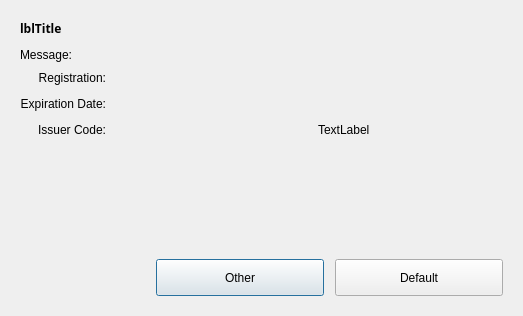
<?xml version="1.0" encoding="UTF-8"?>
<ui version="4.0">
 <class>Dialog</class>
 <widget class="QDialog" name="Dialog">
  <property name="geometry">
   <rect>
    <x>0</x>
    <y>0</y>
    <width>523</width>
    <height>316</height>
   </rect>
  </property>
  <property name="windowTitle">
   <string>Dialog</string>
  </property>
  <property name="autoFillBackground">
   <bool>false</bool>
  </property>
  <layout class="QVBoxLayout" name="verticalLayout_2">
   <item>
    <widget class="QFrame" name="frContainer">
     <property name="frameShape">
      <enum>QFrame::NoFrame</enum>
     </property>
     <property name="frameShadow">
      <enum>QFrame::Raised</enum>
     </property>
     <layout class="QVBoxLayout" name="verticalLayout">
      <item>
       <layout class="QHBoxLayout" name="DialogTitle">
        <property name="bottomMargin">
         <number>5</number>
        </property>
        <item>
         <widget class="QLabel" name="lblTitle">
          <property name="sizePolicy">
           <sizepolicy hsizetype="Preferred" vsizetype="Preferred">
            <horstretch>0</horstretch>
            <verstretch>0</verstretch>
           </sizepolicy>
          </property>
          <property name="maximumSize">
           <size>
            <width>16777215</width>
            <height>45</height>
           </size>
          </property>
          <property name="font">
           <font>
            <family>Century Gothic</family>
            <weight>75</weight>
            <bold>true</bold>
           </font>
          </property>
          <property name="text">
           <string>lblTitle</string>
          </property>
         </widget>
        </item>
       </layout>
      </item>
      <item>
       <widget class="QLabel" name="lblMessage">
        <property name="text">
         <string>Message:</string>
        </property>
       </widget>
      </item>
      <item>
       <layout class="QHBoxLayout" name="horizontalLayout">
        <item>
         <layout class="QGridLayout" name="gridLayout">
          <item row="0" column="0">
           <widget class="QLabel" name="lblRegistrationTitle">
            <property name="text">
             <string>Registration:</string>
            </property>
            <property name="alignment">
             <set>Qt::AlignRight|Qt::AlignTrailing|Qt::AlignVCenter</set>
            </property>
           </widget>
          </item>
          <item row="0" column="1">
           <widget class="QFrame" name="txtRegistrationValue">
            <property name="sizePolicy">
             <sizepolicy hsizetype="Fixed" vsizetype="Preferred">
              <horstretch>1</horstretch>
              <verstretch>0</verstretch>
             </sizepolicy>
            </property>
            <property name="minimumSize">
             <size>
              <width>200</width>
              <height>20</height>
             </size>
            </property>
            <property name="frameShape">
             <enum>QFrame::NoFrame</enum>
            </property>
            <property name="frameShadow">
             <enum>QFrame::Raised</enum>
            </property>
           </widget>
          </item>
          <item row="1" column="0">
           <widget class="QLabel" name="lblExpirationDateTitle">
            <property name="text">
             <string>Expiration Date:</string>
            </property>
            <property name="alignment">
             <set>Qt::AlignRight|Qt::AlignTrailing|Qt::AlignVCenter</set>
            </property>
           </widget>
          </item>
          <item row="1" column="1">
           <widget class="QFrame" name="txtExpirationDateValue">
            <property name="sizePolicy">
             <sizepolicy hsizetype="Fixed" vsizetype="Preferred">
              <horstretch>1</horstretch>
              <verstretch>0</verstretch>
             </sizepolicy>
            </property>
            <property name="minimumSize">
             <size>
              <width>80</width>
              <height>20</height>
             </size>
            </property>
            <property name="maximumSize">
             <size>
              <width>80</width>
              <height>16777215</height>
             </size>
            </property>
            <property name="frameShape">
             <enum>QFrame::NoFrame</enum>
            </property>
            <property name="frameShadow">
             <enum>QFrame::Raised</enum>
            </property>
           </widget>
          </item>
          <item row="2" column="0">
           <widget class="QLabel" name="lblIssuerCodeTitle">
            <property name="text">
             <string>Issuer Code:</string>
            </property>
            <property name="alignment">
             <set>Qt::AlignRight|Qt::AlignTrailing|Qt::AlignVCenter</set>
            </property>
           </widget>
          </item>
          <item row="2" column="1">
           <layout class="QHBoxLayout" name="issuerCodeLayout">
            <item>
             <widget class="QFrame" name="txtLuhnKey">
              <property name="sizePolicy">
               <sizepolicy hsizetype="Preferred" vsizetype="Fixed">
                <horstretch>1</horstretch>
                <verstretch>0</verstretch>
               </sizepolicy>
              </property>
              <property name="minimumSize">
               <size>
                <width>200</width>
                <height>20</height>
               </size>
              </property>
              <property name="frameShape">
               <enum>QFrame::NoFrame</enum>
              </property>
              <property name="frameShadow">
               <enum>QFrame::Raised</enum>
              </property>
             </widget>
            </item>
            <item>
             <widget class="QLabel" name="lblLuhnKeyValidator">
              <property name="text">
               <string>TextLabel</string>
              </property>
             </widget>
            </item>
           </layout>
          </item>
         </layout>
        </item>
        <item>
         <spacer name="ContentRightSpacer">
          <property name="orientation">
           <enum>Qt::Horizontal</enum>
          </property>
          <property name="sizeHint" stdset="0">
           <size>
            <width>40</width>
            <height>20</height>
           </size>
          </property>
         </spacer>
        </item>
       </layout>
      </item>
      <item>
       <spacer name="ContentBottomSpacer">
        <property name="orientation">
         <enum>Qt::Vertical</enum>
        </property>
        <property name="sizeHint" stdset="0">
         <size>
          <width>20</width>
          <height>43</height>
         </size>
        </property>
       </spacer>
      </item>
      <item>
       <layout class="QHBoxLayout" name="DialogButtons">
        <property name="topMargin">
         <number>5</number>
        </property>
        <item>
         <spacer name="ButtonAlignSpacer">
          <property name="orientation">
           <enum>Qt::Horizontal</enum>
          </property>
          <property name="sizeHint" stdset="0">
           <size>
            <width>40</width>
            <height>20</height>
           </size>
          </property>
         </spacer>
        </item>
        <item>
         <widget class="QPushButton" name="btnCancel">
          <property name="enabled">
           <bool>true</bool>
          </property>
          <property name="minimumSize">
           <size>
            <width>168</width>
            <height>37</height>
           </size>
          </property>
          <property name="maximumSize">
           <size>
            <width>168</width>
            <height>37</height>
           </size>
          </property>
          <property name="text">
           <string>Other</string>
          </property>
          <property name="default">
           <bool>false</bool>
          </property>
         </widget>
        </item>
        <item>
         <spacer name="ButtonsSpacer">
          <property name="orientation">
           <enum>Qt::Horizontal</enum>
          </property>
          <property name="sizeType">
           <enum>QSizePolicy::Fixed</enum>
          </property>
          <property name="sizeHint" stdset="0">
           <size>
            <width>5</width>
            <height>20</height>
           </size>
          </property>
         </spacer>
        </item>
        <item>
         <widget class="QPushButton" name="btnOK">
          <property name="enabled">
           <bool>true</bool>
          </property>
          <property name="minimumSize">
           <size>
            <width>168</width>
            <height>37</height>
           </size>
          </property>
          <property name="maximumSize">
           <size>
            <width>168</width>
            <height>37</height>
           </size>
          </property>
          <property name="text">
           <string>Default</string>
          </property>
          <property name="default">
           <bool>false</bool>
          </property>
         </widget>
        </item>
       </layout>
      </item>
     </layout>
    </widget>
   </item>
  </layout>
 </widget>
 <resources/>
 <connections/>
</ui>
